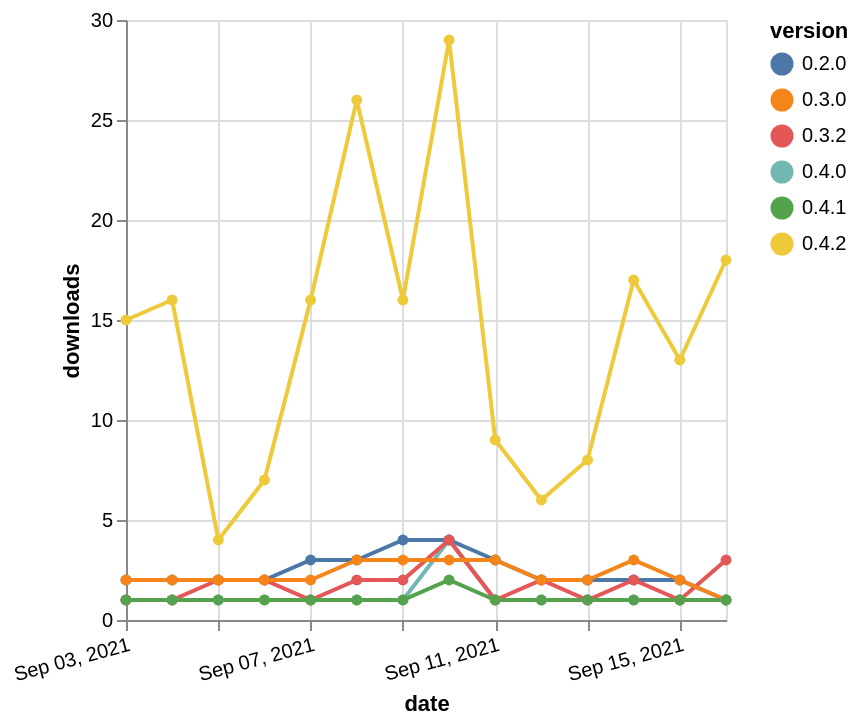

Here is the Vega-Lite specification saved for this chart:
### Vega-Lite specification from a JSON file in a GitHub repository (floating-point values rounded to 4 significant figures)
{"$schema": "https://vega.github.io/schema/vega-lite/v5.json", "description": "A simple bar chart with embedded data.", "data": {"values": [{"date": "2021-09-03", "total": 8640, "delta": 2, "version": "0.2.0"}, {"date": "2021-09-04", "total": 8642, "delta": 2, "version": "0.2.0"}, {"date": "2021-09-05", "total": 8644, "delta": 2, "version": "0.2.0"}, {"date": "2021-09-06", "total": 8646, "delta": 2, "version": "0.2.0"}, {"date": "2021-09-07", "total": 8649, "delta": 3, "version": "0.2.0"}, {"date": "2021-09-08", "total": 8652, "delta": 3, "version": "0.2.0"}, {"date": "2021-09-09", "total": 8656, "delta": 4, "version": "0.2.0"}, {"date": "2021-09-10", "total": 8660, "delta": 4, "version": "0.2.0"}, {"date": "2021-09-11", "total": 8663, "delta": 3, "version": "0.2.0"}, {"date": "2021-09-12", "total": 8665, "delta": 2, "version": "0.2.0"}, {"date": "2021-09-13", "total": 8667, "delta": 2, "version": "0.2.0"}, {"date": "2021-09-14", "total": 8669, "delta": 2, "version": "0.2.0"}, {"date": "2021-09-15", "total": 8671, "delta": 2, "version": "0.2.0"}, {"date": "2021-09-16", "total": 8672, "delta": 1, "version": "0.2.0"}, {"date": "2021-09-03", "total": 3131, "delta": 1, "version": "0.4.0"}, {"date": "2021-09-04", "total": 3132, "delta": 1, "version": "0.4.0"}, {"date": "2021-09-05", "total": 3133, "delta": 1, "version": "0.4.0"}, {"date": "2021-09-06", "total": 3134, "delta": 1, "version": "0.4.0"}, {"date": "2021-09-07", "total": 3135, "delta": 1, "version": "0.4.0"}, {"date": "2021-09-08", "total": 3136, "delta": 1, "version": "0.4.0"}, {"date": "2021-09-09", "total": 3137, "delta": 1, "version": "0.4.0"}, {"date": "2021-09-10", "total": 3141, "delta": 4, "version": "0.4.0"}, {"date": "2021-09-11", "total": 3142, "delta": 1, "version": "0.4.0"}, {"date": "2021-09-12", "total": 3143, "delta": 1, "version": "0.4.0"}, {"date": "2021-09-13", "total": 3144, "delta": 1, "version": "0.4.0"}, {"date": "2021-09-14", "total": 3145, "delta": 1, "version": "0.4.0"}, {"date": "2021-09-15", "total": 3146, "delta": 1, "version": "0.4.0"}, {"date": "2021-09-16", "total": 3147, "delta": 1, "version": "0.4.0"}, {"date": "2021-09-03", "total": 10925, "delta": 15, "version": "0.4.2"}, {"date": "2021-09-04", "total": 10941, "delta": 16, "version": "0.4.2"}, {"date": "2021-09-05", "total": 10945, "delta": 4, "version": "0.4.2"}, {"date": "2021-09-06", "total": 10952, "delta": 7, "version": "0.4.2"}, {"date": "2021-09-07", "total": 10968, "delta": 16, "version": "0.4.2"}, {"date": "2021-09-08", "total": 10994, "delta": 26, "version": "0.4.2"}, {"date": "2021-09-09", "total": 11010, "delta": 16, "version": "0.4.2"}, {"date": "2021-09-10", "total": 11039, "delta": 29, "version": "0.4.2"}, {"date": "2021-09-11", "total": 11048, "delta": 9, "version": "0.4.2"}, {"date": "2021-09-12", "total": 11054, "delta": 6, "version": "0.4.2"}, {"date": "2021-09-13", "total": 11062, "delta": 8, "version": "0.4.2"}, {"date": "2021-09-14", "total": 11079, "delta": 17, "version": "0.4.2"}, {"date": "2021-09-15", "total": 11092, "delta": 13, "version": "0.4.2"}, {"date": "2021-09-16", "total": 11110, "delta": 18, "version": "0.4.2"}, {"date": "2021-09-03", "total": 4980, "delta": 1, "version": "0.3.2"}, {"date": "2021-09-04", "total": 4981, "delta": 1, "version": "0.3.2"}, {"date": "2021-09-05", "total": 4983, "delta": 2, "version": "0.3.2"}, {"date": "2021-09-06", "total": 4985, "delta": 2, "version": "0.3.2"}, {"date": "2021-09-07", "total": 4986, "delta": 1, "version": "0.3.2"}, {"date": "2021-09-08", "total": 4988, "delta": 2, "version": "0.3.2"}, {"date": "2021-09-09", "total": 4990, "delta": 2, "version": "0.3.2"}, {"date": "2021-09-10", "total": 4994, "delta": 4, "version": "0.3.2"}, {"date": "2021-09-11", "total": 4995, "delta": 1, "version": "0.3.2"}, {"date": "2021-09-12", "total": 4997, "delta": 2, "version": "0.3.2"}, {"date": "2021-09-13", "total": 4998, "delta": 1, "version": "0.3.2"}, {"date": "2021-09-14", "total": 5000, "delta": 2, "version": "0.3.2"}, {"date": "2021-09-15", "total": 5001, "delta": 1, "version": "0.3.2"}, {"date": "2021-09-16", "total": 5004, "delta": 3, "version": "0.3.2"}, {"date": "2021-09-03", "total": 4006, "delta": 2, "version": "0.3.0"}, {"date": "2021-09-04", "total": 4008, "delta": 2, "version": "0.3.0"}, {"date": "2021-09-05", "total": 4010, "delta": 2, "version": "0.3.0"}, {"date": "2021-09-06", "total": 4012, "delta": 2, "version": "0.3.0"}, {"date": "2021-09-07", "total": 4014, "delta": 2, "version": "0.3.0"}, {"date": "2021-09-08", "total": 4017, "delta": 3, "version": "0.3.0"}, {"date": "2021-09-09", "total": 4020, "delta": 3, "version": "0.3.0"}, {"date": "2021-09-10", "total": 4023, "delta": 3, "version": "0.3.0"}, {"date": "2021-09-11", "total": 4026, "delta": 3, "version": "0.3.0"}, {"date": "2021-09-12", "total": 4028, "delta": 2, "version": "0.3.0"}, {"date": "2021-09-13", "total": 4030, "delta": 2, "version": "0.3.0"}, {"date": "2021-09-14", "total": 4033, "delta": 3, "version": "0.3.0"}, {"date": "2021-09-15", "total": 4035, "delta": 2, "version": "0.3.0"}, {"date": "2021-09-16", "total": 4036, "delta": 1, "version": "0.3.0"}, {"date": "2021-09-03", "total": 269, "delta": 1, "version": "0.4.1"}, {"date": "2021-09-04", "total": 270, "delta": 1, "version": "0.4.1"}, {"date": "2021-09-05", "total": 271, "delta": 1, "version": "0.4.1"}, {"date": "2021-09-06", "total": 272, "delta": 1, "version": "0.4.1"}, {"date": "2021-09-07", "total": 273, "delta": 1, "version": "0.4.1"}, {"date": "2021-09-08", "total": 274, "delta": 1, "version": "0.4.1"}, {"date": "2021-09-09", "total": 275, "delta": 1, "version": "0.4.1"}, {"date": "2021-09-10", "total": 277, "delta": 2, "version": "0.4.1"}, {"date": "2021-09-11", "total": 278, "delta": 1, "version": "0.4.1"}, {"date": "2021-09-12", "total": 279, "delta": 1, "version": "0.4.1"}, {"date": "2021-09-13", "total": 280, "delta": 1, "version": "0.4.1"}, {"date": "2021-09-14", "total": 281, "delta": 1, "version": "0.4.1"}, {"date": "2021-09-15", "total": 282, "delta": 1, "version": "0.4.1"}, {"date": "2021-09-16", "total": 283, "delta": 1, "version": "0.4.1"}]}, "width": "container", "mark": {"type": "line", "point": {"filled": true}}, "encoding": {"x": {"field": "date", "type": "temporal", "timeUnit": "yearmonthdate", "title": "date", "axis": {"labelAngle": -15}}, "y": {"field": "delta", "type": "quantitative", "title": "downloads"}, "color": {"field": "version", "type": "nominal"}, "tooltip": {"field": "delta"}}}
